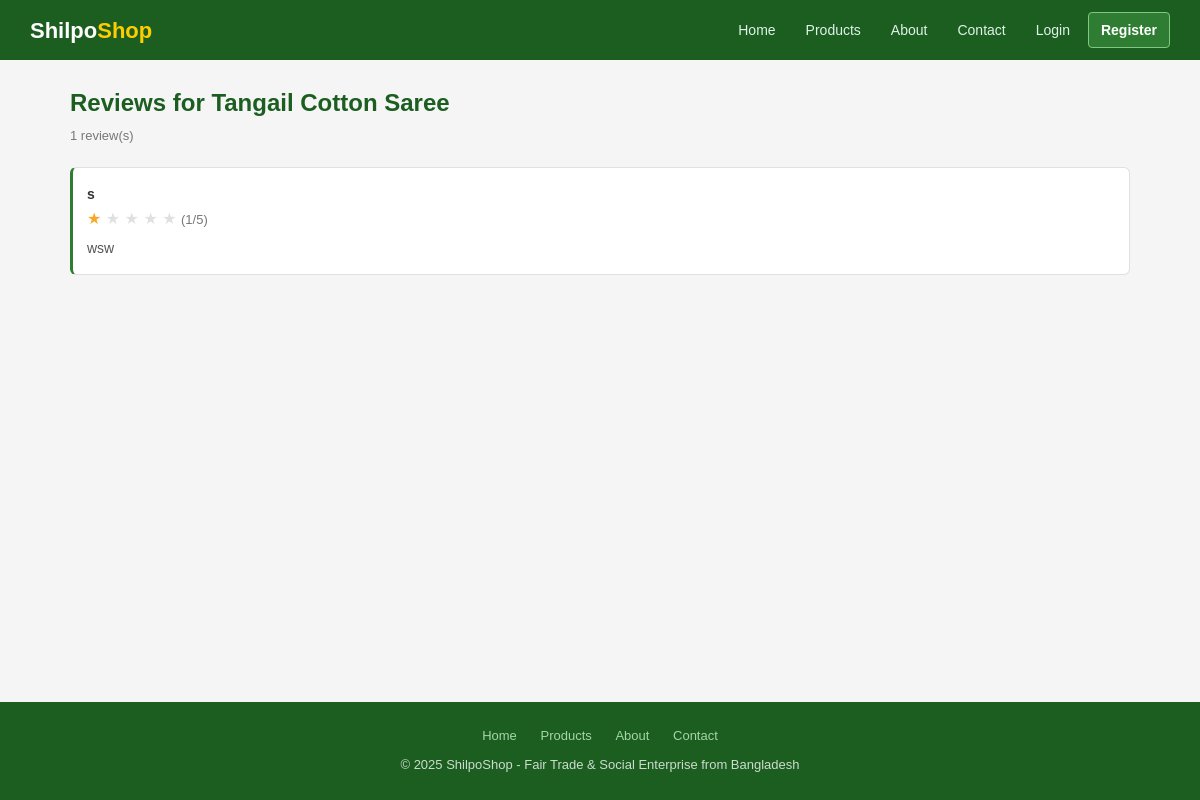
/reviews/product/2/, run on the app's committed database.
### products_app/models.py (models this page shows, shortened)
class Product(models.Model):
    category = models.ForeignKey(
        Category,
        on_delete=models.CASCADE
    )
    product_name = models.CharField(
        max_length=200
    )
    description = models.TextField()
    price = models.IntegerField()
    stock = models.IntegerField(
        default=0
    )
    image = models.ImageField(
        upload_to='products/',
        blank=True,
        null=True
    )

### reviews_app/models.py (models this page shows, shortened)
class Review(models.Model):
    RATING_CHOICES = [
        (1, '1 Star'),
        (2, '2 Star'),
        (3, '3 Star'),
        (4, '4 Star'),
        (5, '5 Star'),
    ]
    user = models.ForeignKey(
        User,
        on_delete=models.CASCADE
    )
    product = models.ForeignKey(
        Product,
        on_delete=models.CASCADE
    )
    rating = models.IntegerField(
        choices=RATING_CHOICES
    )
    comment = models.TextField()

### reviews_app/views.py (the view)
def review_list(request, product_id):
    product = get_object_or_404(Product, id=product_id)
    reviews = Review.objects.filter(product=product)
    return render(request, 'reviews_app/review_list.html', {
        'reviews': reviews,
        'product': product
    })

### templates/reviews_app/review_list.html (shortened to what this page needs)
{% extends 'base.html' %}
{% block content %}
<div class="page-heading">
    <div>
        <h1>Reviews for {{ product.product_name }}</h1>
        <p>{{ reviews|length }} review(s)</p>
    </div>
</div>
{% if reviews %}
    {% for review in reviews %}
    <div class="review-card">
        <div class="review-top">
            <div>
                <span class="reviewer-name">{{ review.user.username }}</span>
                <div class="stars">
                    {% for i in "12345" %}
                        {% if forloop.counter <= review.rating %}
                            &#9733;
                        {% else %}
                            <span class="star-empty">&#9733;</span>
                        {% endif %}
                    {% endfor %}
                    <span style="font-size:13px; color:#777;">({{ review.rating }}/5)</span>
                </div>
            </div>
        </div>
        <p style="font-size:14px; color:#555;">{{ review.comment }}</p>
    </div>
    {% endfor %}
{% else %}
<div class="empty-state" style="padding:24px;">
    <div class="empty-icon">&#128172;</div>
    <p>No reviews yet for this product.</p>
</div>
{% endif %}
{% endblock %}

### static/style.css (style rules this page uses)
* { margin: 0; padding: 0; box-sizing: border-box; }
body { font-family: Arial, sans-serif; background-color: #f5f5f5; color: #333; font-size: 15px; line-height: 1.6; min-height: 100vh; display: flex; flex-direction: column; }
.page-heading { display: flex; justify-content: space-between; align-items: center; margin-bottom: 20px; flex-wrap: wrap; gap: 10px; }
.page-heading h1 { font-size: 24px; color: #1b5e20; }
.page-heading p { font-size: 13px; color: #777; margin-top: 3px; }
.review-card { background: #fff; border: 1px solid #e0e0e0; border-left: 3px solid #2e7d32; border-radius: 6px; padding: 14px; margin-bottom: 12px; }
.review-top { display: flex; justify-content: space-between; align-items: center; margin-bottom: 6px; }
.reviewer-name { font-weight: bold; font-size: 14px; }
.stars { color: #f9a825; font-size: 16px; }
.star-empty { color: #e0e0e0; }

### data on the page
Product: product_name "Tangail Cotton Saree"
Review: user.username "s", rating "1", comment "wsw"

### other printed values
{{ reviews|length }} "1"
